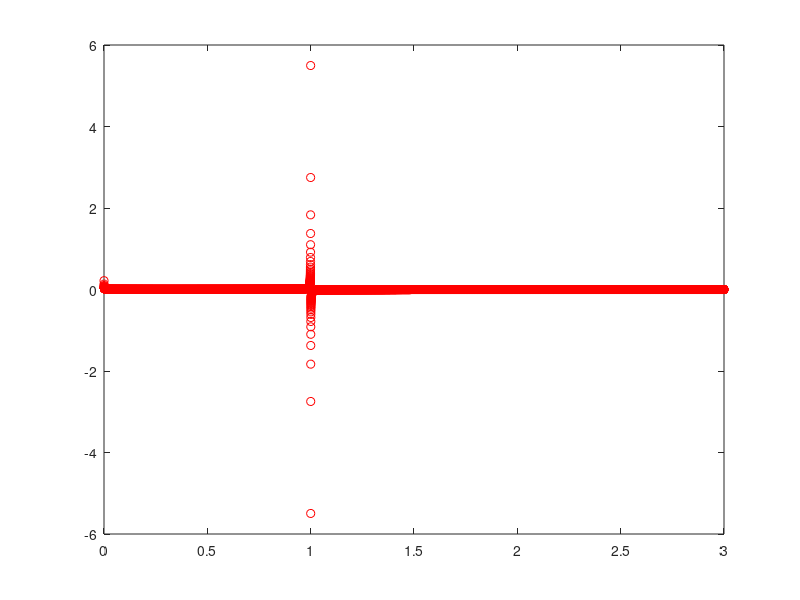

This figure's MATLAB source:
q = 0.3575; %W/m, heat per unit length of wire

%t = linspace(0.001, 3, 1000);      %sec, heating/response time

l1 = 71.6;  %W/m-K, thermal conductivity of Pt at 25C
l2 = 0.25;  %W/m-K, thermal conductivity of teflon at 25C
l3 = 3.5;   %W/m-K, thermal conductivity of ice at 173 K

k1 = 71.6/0.13/21.45/(100)^3;   %m2/s, thermal diffusivity of Pt at 25C 
k2 = 0.124e-6;  %m2/s, thermal diffusivity of PTFE at 25C
k3 = 3.48/925.7/1.389/1000; %m2/s, thermal diffusivity of ice at 173 K

r1 = 1.27e-5;%m, radius of bare Pt wire
r0 = 1.397e-5;  %m, radius of wire with coating

D = 1.781;

A = 2*l3/l2*log(r0/r1)+l3/(2*l1)+log(4*k3/(r0^2*D));

C1 = r1^2/8*(((l3-l2)/l1)*(1/k1-1/k2)+4/k2-2/k1);
C2 = r0^2/2*(1/k3-1/k2)+r1^2/l2*(l2/k2-l1/k1)*log(r0/r1);
C3 = 1/(2*l3)*(r1^2*(l2/k2-l1/k1)+r0^2*(l3/k3-l2/k2));

C = C1+C2+C3*log(4*k3/(r0^2*D));
B = C3;

for m=1:30000
    t=m/10000;
    G(m) = (1/t)*(B*log(t)+C);
    V(m) = log(t);
    Z(m) = G(m)/V(m);
    m=m+1;
end

m=linspace(1/10000,3,30000)
figure(1)
plot(m,Z,'or')